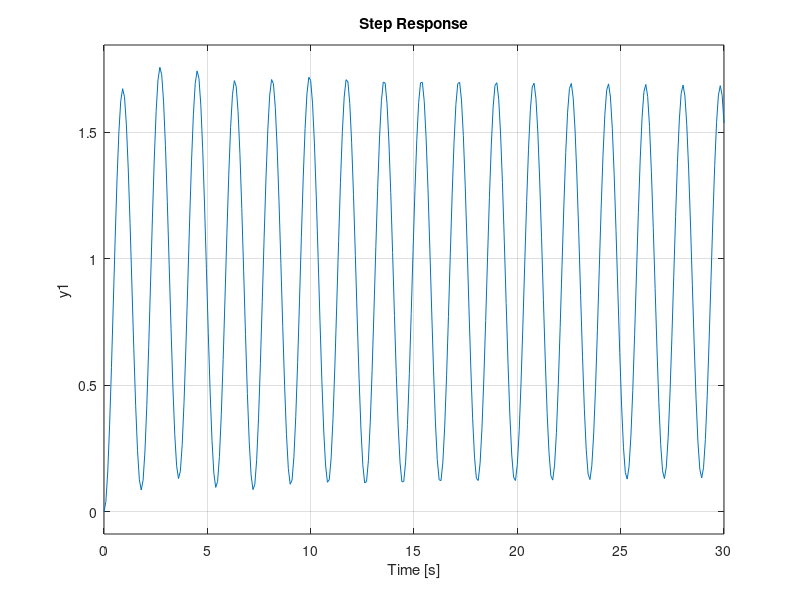

Here is the MATLAB script that generated this plot:
%% Two-mass system - Routh-Hurwitz Control Design
% Two-mass system from Chapter 1 (wall - k1 - m1 - k2 - m2 - b - wall). The 
% input is the force u on mass 1 and the output is the position x1 of mass 1. 
% The notes give no numbers for this example; here we choose
% m1 = m2 = 1, k1 = k2 = 1, b = 0.5.

clear all
close all

m1 = 1; m2 = 1; k1 = 1; k2 = 1; b = 0.5;
s = tf('s');

den = (m2*s^2 + b*s + k2)*(m1*s^2 + k1 + k2) - k2^2;
G = (m2*s^2 + b*s + k2)/den;      % X1(s)/U(s)
%% 
% With these numbers
% 
% $$G(s) = \frac{s^2 + 0.5s + 1}{s^4 + 0.5s^3 + 3s^2 + s + 1}$$
%% P controller
% With C(s) = K the characteristic equation is 
% s^4 + 0.5s^3 + 3s^2 + s + 1 + K(s^2 + 0.5s + 1) = 0:
% 
% $$P(s) = s^4 + 0.5s^3 + (3 + K)s^2 + (1 + 0.5K)s + (1 + K)$$
% 
% Routh table:
% 
%   s^4 | 1                                    3 + K        1 + K
%   s^3 | 0.5                                  1 + 0.5K     0
%   s^2 | c11 = (0.5(3 + K) - (1 + 0.5K))/0.5 = 1    c12 = 1 + K
%   s^1 | c21 = (1 + 0.5K - 0.5(1 + K))/1 = 0.5
%   s^0 | c31 = 1 + K
% 
% The closed loop is stable for any K > -1.
%% 
% Stable, but not necessarily good! Routh-Hurwitz says nothing about damping. 
% With K = 10:

K = 10;
C = K;
pole(minreal(C*G/(1+C*G)))
step(minreal(C*G/(1+C*G)), 30);
%% 
% Two poles are almost on the imaginary axis (-0.002 +/- 3.5j): mass 1 
% oscillates for a long time. Also, the steady state error is 
% 1/(1 + K G(0)) = 1/11. Try C = 10 in TM_Realtime_Demo to see it. A good 
% controller for this system needs the root locus (see 
% Root Locus/Two Mass System), e.g., the PID
% 
%   C = 5*(s+1)^2/(s*(s/20+1));
% 
% which is the default in TM_Realtime_Demo.

[numC, denC] = tfdata(tf(C), 'v')
